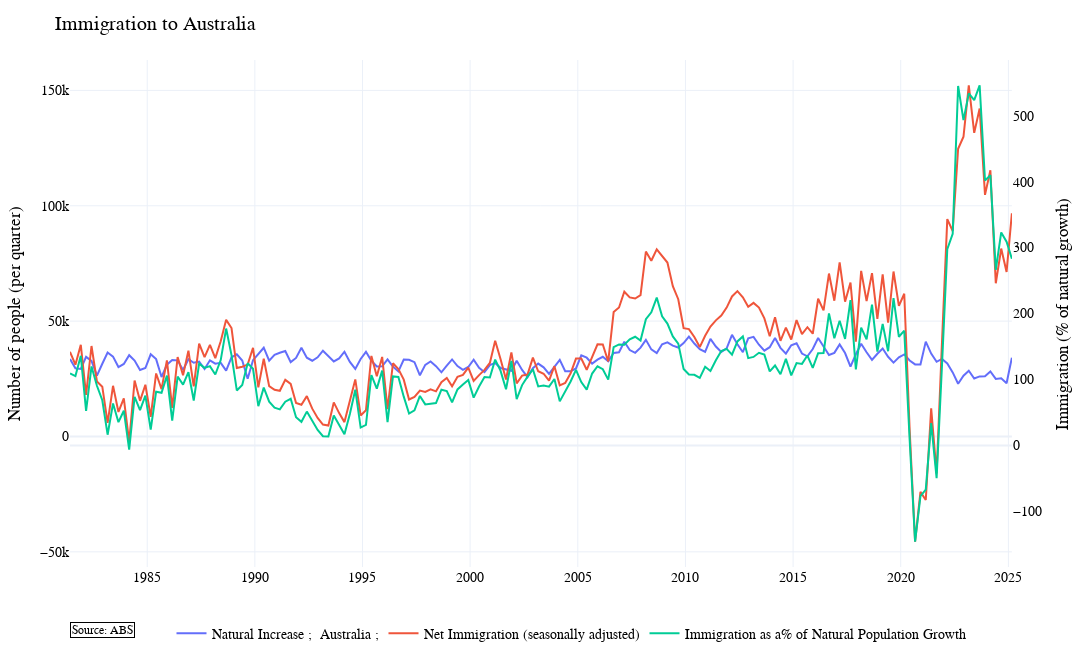

Notebook cell for this chart:
### Code cell
immigration_deseasonalized = immigration_deseasonalized.rename("Net Immigration (seasonally adjusted)")
fygga = watchlist.plot_watchlist(["A2060784V"], [], other_series={"left": [immigration_deseasonalized], "right":[ im_prop_ofNat]}, template="plotly_white", plot_title="Immigration to Australia",
                                 left_axis_title = "Number of people (per quarter)", right_axis_title = "Immigration (% of natural growth)")
fygga.show()

### Figure 1 — Plotly figure (JSON) as saved in the notebook; plotly's stock layout.template omitted (floating-point values rounded to 4 significant figures; data arrays with more than 128 entries replaced by an {"elided": "..."} marker saying what was removed)
{"data": [{"mode": "lines", "name": "Natural Increase ;  Australia ;", "type": "scatter", "x": {"elided": "176 str values"}, "xaxis": "x", "y": {"elided": "176 int values"}, "yaxis": "y"}, {"mode": "lines", "name": "Net Immigration (seasonally adjusted)", "type": "scatter", "x": {"elided": "176 str values"}, "xaxis": "x", "y": {"elided": "176 float values"}, "yaxis": "y"}, {"mode": "lines", "name": "Immigration as a% of Natural Population Growth", "type": "scatter", "x": {"elided": "176 str values"}, "xaxis": "x", "y": {"elided": "176 float values"}, "yaxis": "y2"}], "layout": {"annotations": [{"align": "left", "bgcolor": "white", "bordercolor": "black", "borderwidth": 1, "font": {"color": "black", "size": 12}, "showarrow": false, "text": "Source: ABS", "x": 0, "xref": "paper", "y": -0.14, "yref": "paper"}], "font": {"color": "black", "family": "Arial, sans-serif", "size": 14}, "height": 660, "hovermode": "x unified", "legend": {"bgcolor": "rgba(255,255,255,0)", "bordercolor": "rgba(255,255,255,0)", "orientation": "h", "x": 0.5, "xanchor": "center", "y": -0.1, "yanchor": "top"}, "margin": {"b": 40, "l": 70, "r": 10, "t": 60}, "title": {"text": "Immigration to Australia"}, "width": 1320, "xaxis": {"anchor": "y", "domain": [0, 0.94]}, "yaxis": {"anchor": "x", "domain": [0, 1], "title": {"text": "Number of people (per quarter)"}, "type": "linear"}, "yaxis2": {"anchor": "x", "overlaying": "y", "showgrid": false, "side": "right", "title": {"text": "Immigration (% of natural growth)"}, "type": "linear"}}}
